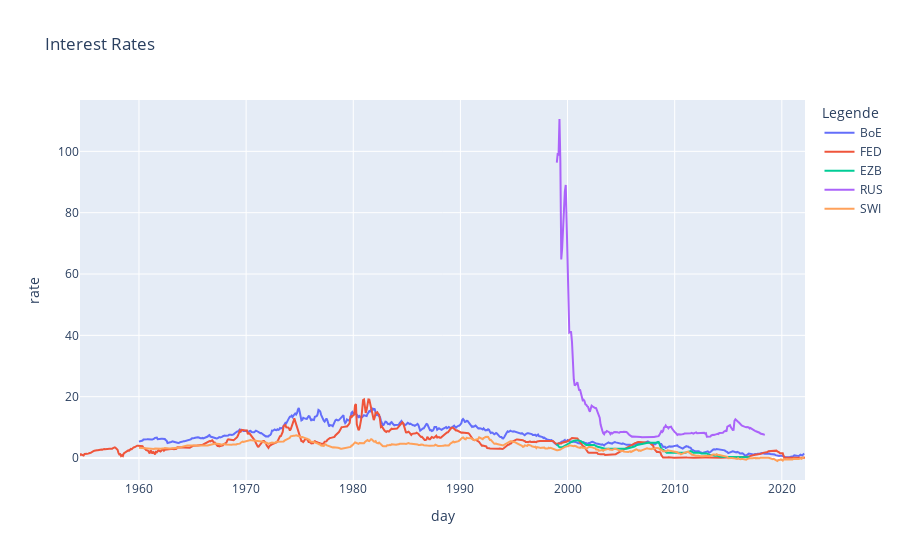

Notebook code cell kept with this figure:
### Code cell
fig = make_subplots(rows=1, cols=1)
for k, v in interest_rates.items():
    trace = go.Scatter(x = interest_rates[k]["date"], y = interest_rates[k]["interest_rate"], mode = "lines", name = k)
    fig.add_trace(trace)
fig.update_layout(title = "Interest Rates", xaxis_title = "day", yaxis_title = "rate", legend_title = "Legende")
fig.show()

### Figure 1 — Plotly figure (JSON) as saved in the notebook; plotly's stock layout.template omitted (floating-point values rounded to 4 significant figures; data arrays with more than 128 entries replaced by an {"elided": "..."} marker saying what was removed)
{"data": [{"mode": "lines", "name": "BoE", "type": "scatter", "x": {"elided": "746 str values"}, "y": {"elided": "746 float values"}}, {"mode": "lines", "name": "FED", "type": "scatter", "x": {"elided": "813 str values"}, "y": {"elided": "813 float values"}}, {"mode": "lines", "name": "EZB", "type": "scatter", "x": ["1999-01-01", "1999-04-01", "1999-07-01", "1999-10-01", "2000-01-01", "2000-04-01", "2000-07-01", "2000-10-01", "2001-01-01", "2001-04-01", "2001-07-01", "2001-10-01", "2002-01-01", "2002-04-01", "2002-07-01", "2002-10-01", "2003-01-01", "2003-04-01", "2003-07-01", "2003-10-01", "2004-01-01", "2004-04-01", "2004-07-01", "2004-10-01", "2005-01-01", "2005-04-01", "2005-07-01", "2005-10-01", "2006-01-01", "2006-04-01", "2006-07-01", "2006-10-01", "2007-01-01", "2007-04-01", "2007-07-01", "2007-10-01", "2008-01-01", "2008-04-01", "2008-07-01", "2008-10-01", "2009-01-01", "2009-04-01", "2009-07-01", "2009-10-01", "2010-01-01", "2010-04-01", "2010-07-01", "2010-10-01", "2011-01-01", "2011-04-01", "2011-07-01", "2011-10-01", "2012-01-01", "2012-04-01", "2012-07-01", "2012-10-01", "2013-01-01", "2013-04-01", "2013-07-01", "2013-10-01", "2014-01-01", "2014-04-01", "2014-07-01", "2014-10-01", "2015-01-01", "2015-04-01", "2015-07-01", "2015-10-01", "2016-01-01", "2016-04-01", "2016-07-01", "2016-10-01", "2017-01-01"], "y": [4.5, 3.5, 3.5, 4, 4.5, 5.25, 5.5, 5.75, 5.75, 5.5, 4.75, 4.25, 4.25, 4.25, 4.25, 3.75, 3.5, 3, 3, 3, 3, 3, 3, 3, 3, 3, 3, 3.25, 3.5, 3.75, 4.25, 4.5, 4.75, 5, 5, 5, 5, 5, 5.25, 3, 2.5, 1.75, 1.75, 1.75, 1.75, 1.75, 1.75, 1.75, 1.75, 2, 2.25, 1.75, 1.75, 1.75, 1.5, 1.5, 1.5, 1, 1, 0.75, 0.75, 0.4, 0.3, 0.3, 0.3, 0.3, 0.3, 0.3, 0.25, 0.25, 0.25, 0.25, 0.25]}, {"mode": "lines", "name": "RUS", "type": "scatter", "x": {"elided": "234 str values"}, "y": {"elided": "234 float values"}}, {"mode": "lines", "name": "SWI", "type": "scatter", "x": {"elided": "746 str values"}, "y": {"elided": "746 float values"}}], "layout": {"autosize": true, "legend": {"title": {"text": "Legende"}}, "title": {"text": "Interest Rates"}, "xaxis": {"anchor": "y", "autorange": true, "domain": [0, 1], "range": ["1954-07-01", "2022-03-01"], "title": {"text": "day"}, "type": "date"}, "yaxis": {"anchor": "x", "autorange": true, "domain": [0, 1], "range": [-7.171, 116.7], "title": {"text": "rate"}, "type": "linear"}}}
